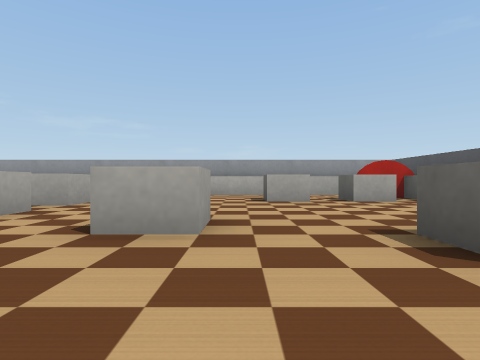
view 1 (above)

16 first-person views from a walk through a world built for the Webots simulator. The camera is 0.04 m above the floor, looks level and sees 80° across. The floor is counted in squares, 0.1 m on a side. Each view is taken from the middle of a square. On the plan, view 1 faces up. The plan holds only what a view shows up to about 9 squares ahead; the rest is blank. Robots are left out. Simple shapes and patterns stand in for the simulator's stock objects.

view 2
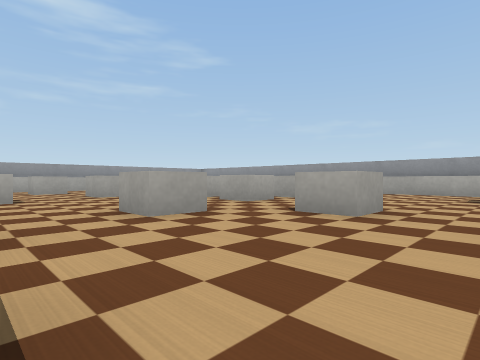

view 3
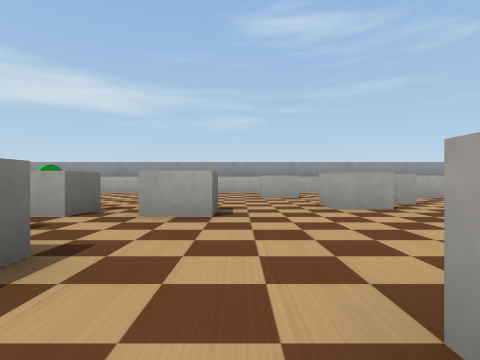

view 4
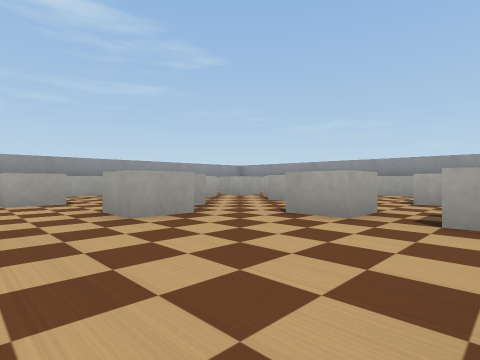

view 5
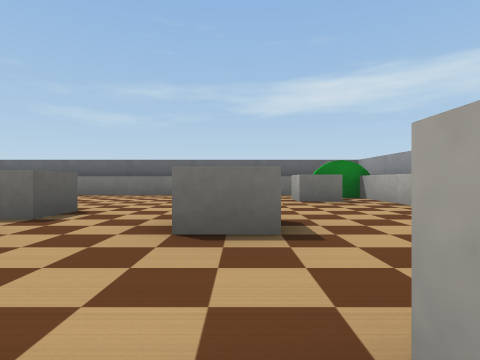

view 6
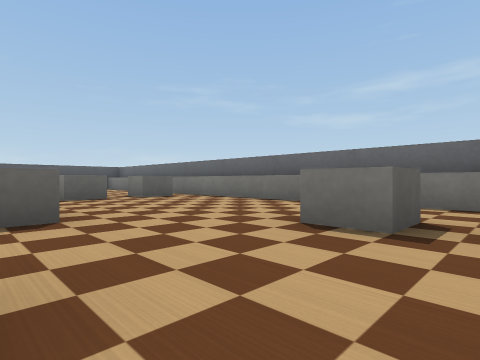

view 7
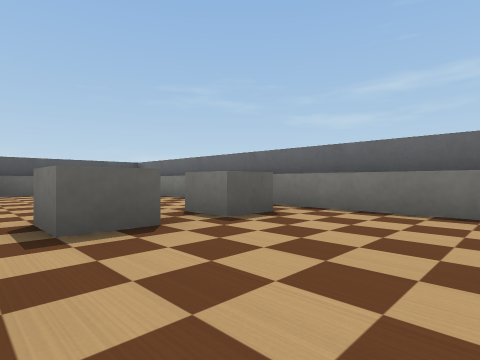

view 8
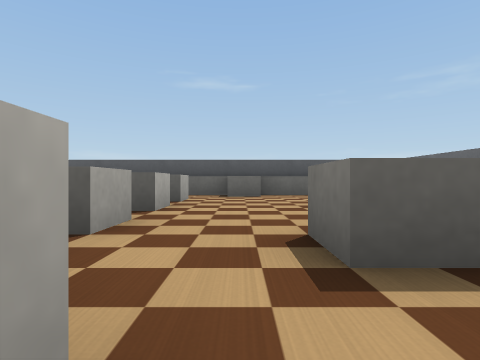

view 9
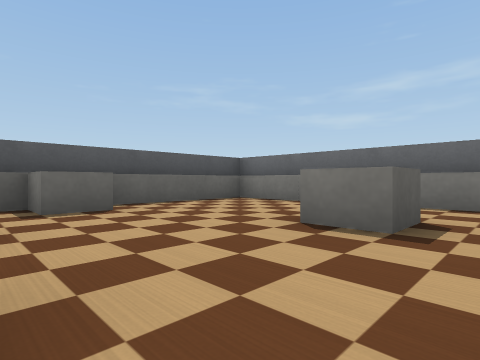

view 10
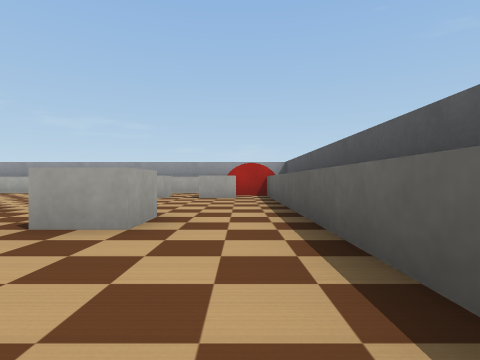

view 11
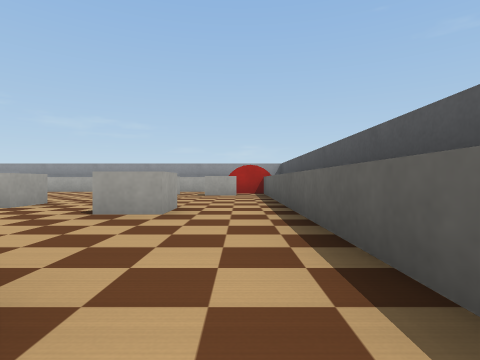

view 12
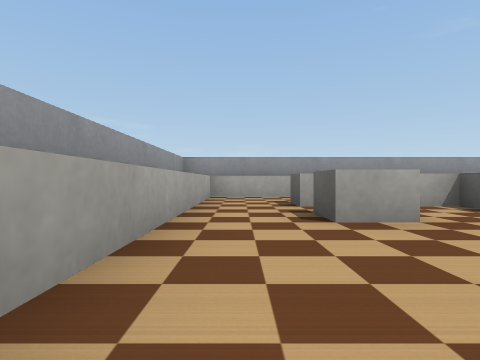

view 13
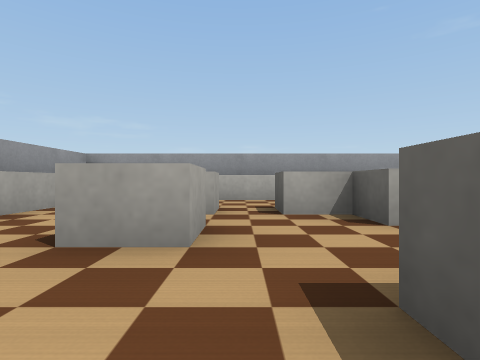

view 14
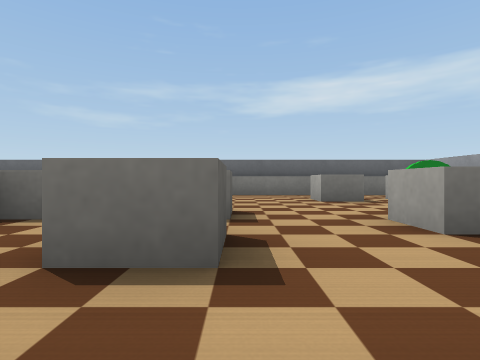

view 15
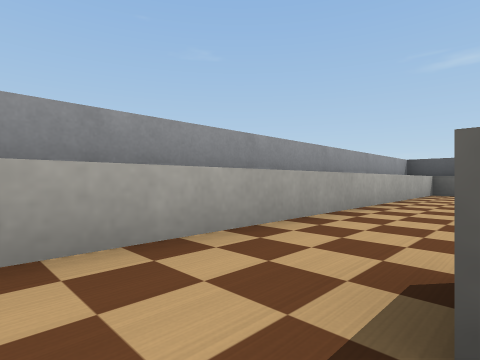

view 16
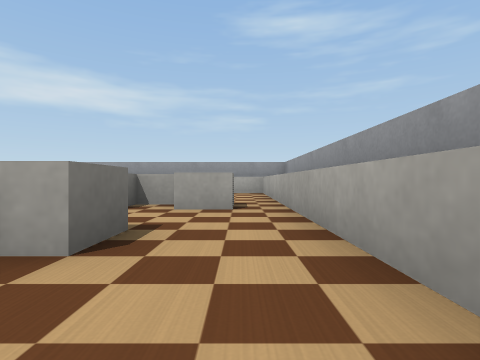

### Floor plan
Points are (right, up) in squares from view 1. A wall is a line through its corners. A room is listed if a view was taken in it or the views show most of it. See-through windows are left out.
Room 1 (views 1, 2, 3, 4, 5, 6, 7, 8, 9, 10, 11, 12, 13, 14, 15, 16)
walls: (-1.9, 1.4) (-1.9, 0.5) (-2.8, 0.5); (-4, -1.9) (-3.5, -1.9); (-1, -1.9) (-2, -1.9); (-5.9, -1.1) (-5.9, -0.3) (-5.1, -0.3) (-5.1, -1.1); (-5.9, 2.1) (-5.9, 1.3) (-6.8, 1.3); (-2.7, 3.8) (-2.7, 2.9) (-3.5, 2.9); (0.5, -1.9) (-0.3, -1.9) (-0.3, -1.5); (-4.3, 3.8) (-4.3, 2.9) (-5.1, 2.9); (-5.9, -2.8) (-5.9, -1.9) (-5.1, -1.9); (-2.7, -4.4) (-2.7, -3.5) (-1.9, -3.5); (-6.7, 3) (-6.7, 2.5); (-7.5, 2.5) (-7.5, 3); (-2.7, 5.2) (-2.7, 4.5) (-3.4, 4.5); (-3.9, 5.3) (-4.4, 5.3); (-8.3, 1.4) (-8.3, 0.5) (-9.1, 0.5); (2.1, 2.1) (2.1, 1.3) (1.3, 1.3) (1.3, 2.1); (-6.2, 4.5) (-6.7, 4.5) (-6.7, 5.3) (-6.2, 5.3); (-0.3, -5.1) (-0.3, -4.3) (0.5, -4.3); (-2.7, -6) (-2.7, -5.1) (-1.9, -5.1); (-4.4, 6.1) (-3.5, 6.1) (-3.5, 5.6); (2.9, -3.5) (2.9, -2.7) (3.7, -2.7) (3.7, 7.7) (-10.7, 7.7) (-10.7, -0.8); (-8.3, 4.6) (-8.3, 3.7) (-9.1, 3.7) (-9.1, 4.5); (-6.7, 6) (-6.7, 5.3) (-7.5, 5.3) (-7.5, 6.1); (-8.3, -5.1) (-8.3, -4.3) (-7.5, -4.3) (-7.5, -5.1); (1.3, 6.1) (1.3, 5.3) (0.5, 5.3) (0.5, 6); (-5.9, 7) (-5.9, 6); (2.6, 5.3) (2.1, 5.3) (2.1, 6.1); (-9.5, -4.3) (-9.1, -4.3) (-9.1, -5.1); (-8.3, 6.1) (-8.3, 5.3) (-9.1, 5.3) (-9.1, 6.1); (-10.7, -3) (-10.7, -5.5); (-0.8, 8.5) (-4.9, 8.5); (-11.5, 3) (-11.5, 2.1); (-7.1, 8.5) (-8.5, 8.5); (-10, -6.7) (3.7, -6.7) (3.7, -3.5); (4.5, -7.5) (4.5, -2.4); (-11.5, 7.4) (-11.5, 6.1)
objects: green cylinder (-10, -5); red cylinder (3, 6)

Where each view was taken, in squares from view 1:
view 1: 0 up, 0 right, facing up
view 2: 1 down, 1 right, facing up-left
view 3: 0 up, 2 left, facing left
view 4: 0 up, 3 left, facing up-left
view 5: 1 up, 8 left, facing down
view 6: 2 down, 9 left, facing down-right
view 7: 3 down, 5 left, facing down-right
view 8: 3 down, 4 left, facing right
view 9: 2 down, 1 left, facing down-right
view 10: 1 down, 3 right, facing up
view 11: 2 down, 3 right, facing up
view 12: 1 up, 10 left, facing up
view 13: 2 up, 8 left, facing up
view 14: 1 up, 6 left, facing down
view 15: 6 up, 5 left, facing up-right
view 16: 7 up, 2 left, facing left
